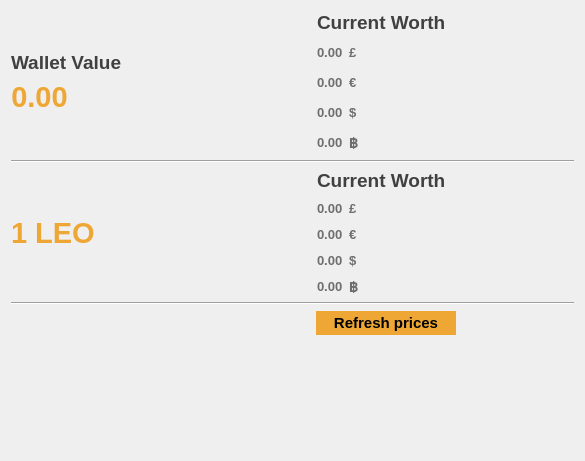
<?xml version="1.0" encoding="UTF-8"?>
<ui version="4.0">
 <class>MarketData</class>
 <widget class="QWidget" name="MarketData">
  <property name="geometry">
   <rect>
    <x>0</x>
    <y>0</y>
    <width>585</width>
    <height>461</height>
   </rect>
  </property>
  <property name="font">
   <font>
    <pointsize>11</pointsize>
   </font>
  </property>
  <property name="windowTitle">
   <string>Form</string>
  </property>
  <layout class="QVBoxLayout" name="verticalLayout_5">
   <item>
    <layout class="QHBoxLayout" name="horizontalLayoutBalance">
     <item>
      <layout class="QVBoxLayout" name="currentBalance">
       <item>
        <spacer name="verticalSpacer_5">
         <property name="orientation">
          <enum>Qt::Vertical</enum>
         </property>
         <property name="sizeHint" stdset="0">
          <size>
           <width>20</width>
           <height>40</height>
          </size>
         </property>
        </spacer>
       </item>
       <item>
        <widget class="QLabel" name="label_9">
         <property name="font">
          <font>
           <pointsize>14</pointsize>
           <weight>75</weight>
           <bold>true</bold>
          </font>
         </property>
         <property name="styleSheet">
          <string notr="true">color: rgb(65, 64, 65);</string>
         </property>
         <property name="text">
          <string>Wallet Value</string>
         </property>
        </widget>
       </item>
       <item>
        <widget class="QLabel" name="labelBalance">
         <property name="sizePolicy">
          <sizepolicy hsizetype="Fixed" vsizetype="Fixed">
           <horstretch>0</horstretch>
           <verstretch>0</verstretch>
          </sizepolicy>
         </property>
         <property name="font">
          <font>
           <pointsize>22</pointsize>
           <weight>75</weight>
           <bold>true</bold>
          </font>
         </property>
         <property name="styleSheet">
          <string notr="true">color: #eea734;</string>
         </property>
         <property name="text">
          <string>0.00</string>
         </property>
         <property name="alignment">
          <set>Qt::AlignHCenter|Qt::AlignTop</set>
         </property>
        </widget>
       </item>
       <item>
        <spacer name="horizontalSpacer">
         <property name="orientation">
          <enum>Qt::Horizontal</enum>
         </property>
         <property name="sizeType">
          <enum>QSizePolicy::Fixed</enum>
         </property>
         <property name="sizeHint" stdset="0">
          <size>
           <width>300</width>
           <height>0</height>
          </size>
         </property>
        </spacer>
       </item>
       <item>
        <spacer name="verticalSpacer_3">
         <property name="orientation">
          <enum>Qt::Vertical</enum>
         </property>
         <property name="sizeHint" stdset="0">
          <size>
           <width>20</width>
           <height>40</height>
          </size>
         </property>
        </spacer>
       </item>
      </layout>
     </item>
     <item>
      <layout class="QVBoxLayout" name="priceInfoBalance">
       <item>
        <layout class="QHBoxLayout" name="worth">
         <item>
          <widget class="QLabel" name="worthLabel">
           <property name="sizePolicy">
            <sizepolicy hsizetype="Fixed" vsizetype="Fixed">
             <horstretch>0</horstretch>
             <verstretch>0</verstretch>
            </sizepolicy>
           </property>
           <property name="font">
            <font>
             <pointsize>14</pointsize>
             <weight>75</weight>
             <bold>true</bold>
            </font>
           </property>
           <property name="styleSheet">
            <string notr="true">color: rgb(65, 64, 65);</string>
           </property>
           <property name="text">
            <string>Current Worth</string>
           </property>
           <property name="alignment">
            <set>Qt::AlignLeading|Qt::AlignLeft|Qt::AlignTop</set>
           </property>
          </widget>
         </item>
         <item>
          <spacer name="horizontalSpacer_2">
           <property name="orientation">
            <enum>Qt::Horizontal</enum>
           </property>
           <property name="sizeHint" stdset="0">
            <size>
             <width>40</width>
             <height>20</height>
            </size>
           </property>
          </spacer>
         </item>
        </layout>
       </item>
       <item>
        <layout class="QHBoxLayout" name="GBP">
         <item>
          <widget class="QLabel" name="labelGBP">
           <property name="font">
            <font>
             <pointsize>10</pointsize>
             <weight>75</weight>
             <bold>true</bold>
            </font>
           </property>
           <property name="styleSheet">
            <string notr="true">color: #6E6E6E</string>
           </property>
           <property name="text">
            <string>0.00</string>
           </property>
          </widget>
         </item>
         <item>
          <widget class="QLabel" name="label_2">
           <property name="font">
            <font>
             <pointsize>10</pointsize>
             <weight>75</weight>
             <bold>true</bold>
            </font>
           </property>
           <property name="styleSheet">
            <string notr="true">color: #6E6E6E</string>
           </property>
           <property name="text">
            <string>£</string>
           </property>
          </widget>
         </item>
         <item>
          <spacer name="horizontalSpacer_3">
           <property name="orientation">
            <enum>Qt::Horizontal</enum>
           </property>
           <property name="sizeHint" stdset="0">
            <size>
             <width>40</width>
             <height>20</height>
            </size>
           </property>
          </spacer>
         </item>
        </layout>
       </item>
       <item>
        <layout class="QHBoxLayout" name="EUR">
         <item>
          <widget class="QLabel" name="labelEUR">
           <property name="font">
            <font>
             <pointsize>10</pointsize>
             <weight>75</weight>
             <bold>true</bold>
            </font>
           </property>
           <property name="styleSheet">
            <string notr="true">color: #6E6E6E</string>
           </property>
           <property name="text">
            <string>0.00</string>
           </property>
          </widget>
         </item>
         <item>
          <widget class="QLabel" name="label_3">
           <property name="font">
            <font>
             <pointsize>10</pointsize>
             <weight>75</weight>
             <bold>true</bold>
            </font>
           </property>
           <property name="styleSheet">
            <string notr="true">color: #6E6E6E</string>
           </property>
           <property name="text">
            <string>€</string>
           </property>
          </widget>
         </item>
         <item>
          <spacer name="horizontalSpacer_4">
           <property name="orientation">
            <enum>Qt::Horizontal</enum>
           </property>
           <property name="sizeHint" stdset="0">
            <size>
             <width>40</width>
             <height>20</height>
            </size>
           </property>
          </spacer>
         </item>
        </layout>
       </item>
       <item>
        <layout class="QHBoxLayout" name="USD">
         <item>
          <widget class="QLabel" name="labelUSD">
           <property name="font">
            <font>
             <pointsize>10</pointsize>
             <weight>75</weight>
             <bold>true</bold>
            </font>
           </property>
           <property name="styleSheet">
            <string notr="true">color: #6E6E6E</string>
           </property>
           <property name="text">
            <string>0.00</string>
           </property>
          </widget>
         </item>
         <item>
          <widget class="QLabel" name="label">
           <property name="font">
            <font>
             <pointsize>10</pointsize>
             <weight>75</weight>
             <bold>true</bold>
            </font>
           </property>
           <property name="styleSheet">
            <string notr="true">color: #6E6E6E</string>
           </property>
           <property name="text">
            <string>$</string>
           </property>
          </widget>
         </item>
         <item>
          <spacer name="horizontalSpacer_12">
           <property name="orientation">
            <enum>Qt::Horizontal</enum>
           </property>
           <property name="sizeHint" stdset="0">
            <size>
             <width>40</width>
             <height>20</height>
            </size>
           </property>
          </spacer>
         </item>
        </layout>
       </item>
       <item>
        <layout class="QHBoxLayout" name="BTC">
         <item>
          <widget class="QLabel" name="labelBTC">
           <property name="font">
            <font>
             <pointsize>10</pointsize>
             <weight>75</weight>
             <bold>true</bold>
            </font>
           </property>
           <property name="styleSheet">
            <string notr="true">color: #6E6E6E</string>
           </property>
           <property name="text">
            <string>0.00</string>
           </property>
          </widget>
         </item>
         <item>
          <widget class="QLabel" name="label_4">
           <property name="font">
            <font>
             <pointsize>10</pointsize>
             <weight>75</weight>
             <bold>true</bold>
            </font>
           </property>
           <property name="styleSheet">
            <string notr="true">color: #6E6E6E</string>
           </property>
           <property name="text">
            <string>฿</string>
           </property>
          </widget>
         </item>
         <item>
          <spacer name="horizontalSpacer_5">
           <property name="orientation">
            <enum>Qt::Horizontal</enum>
           </property>
           <property name="sizeHint" stdset="0">
            <size>
             <width>40</width>
             <height>20</height>
            </size>
           </property>
          </spacer>
         </item>
        </layout>
       </item>
      </layout>
     </item>
    </layout>
   </item>
   <item>
    <widget class="Line" name="line">
     <property name="orientation">
      <enum>Qt::Horizontal</enum>
     </property>
    </widget>
   </item>
   <item>
    <layout class="QHBoxLayout" name="horizontalLayoutOne">
     <item>
      <layout class="QVBoxLayout" name="verticalLayoutOne">
       <item>
        <spacer name="verticalSpacer_2">
         <property name="orientation">
          <enum>Qt::Vertical</enum>
         </property>
         <property name="sizeHint" stdset="0">
          <size>
           <width>20</width>
           <height>40</height>
          </size>
         </property>
        </spacer>
       </item>
       <item>
        <widget class="QLabel" name="LEO">
         <property name="font">
          <font>
           <pointsize>22</pointsize>
           <weight>75</weight>
           <bold>true</bold>
          </font>
         </property>
         <property name="styleSheet">
          <string notr="true">color: #eea734;</string>
         </property>
         <property name="text">
          <string>1 LEO</string>
         </property>
        </widget>
       </item>
       <item>
        <spacer name="horizontalSpacer_10">
         <property name="orientation">
          <enum>Qt::Horizontal</enum>
         </property>
         <property name="sizeType">
          <enum>QSizePolicy::Fixed</enum>
         </property>
         <property name="sizeHint" stdset="0">
          <size>
           <width>300</width>
           <height>0</height>
          </size>
         </property>
        </spacer>
       </item>
       <item>
        <spacer name="verticalSpacer_4">
         <property name="orientation">
          <enum>Qt::Vertical</enum>
         </property>
         <property name="sizeHint" stdset="0">
          <size>
           <width>20</width>
           <height>40</height>
          </size>
         </property>
        </spacer>
       </item>
      </layout>
     </item>
     <item>
      <layout class="QVBoxLayout" name="verticalLayoutOneWorth">
       <item>
        <widget class="QLabel" name="oneWorth">
         <property name="font">
          <font>
           <pointsize>14</pointsize>
           <weight>75</weight>
           <bold>true</bold>
          </font>
         </property>
         <property name="styleSheet">
          <string notr="true">color: rgb(65, 64, 65);</string>
         </property>
         <property name="text">
          <string>Current Worth</string>
         </property>
        </widget>
       </item>
       <item>
        <layout class="QHBoxLayout" name="GPB1">
         <item>
          <widget class="QLabel" name="labelGBP1">
           <property name="font">
            <font>
             <pointsize>10</pointsize>
             <weight>75</weight>
             <bold>true</bold>
            </font>
           </property>
           <property name="styleSheet">
            <string notr="true">color: #6E6E6E</string>
           </property>
           <property name="text">
            <string>0.00</string>
           </property>
          </widget>
         </item>
         <item>
          <widget class="QLabel" name="label_5">
           <property name="font">
            <font>
             <pointsize>10</pointsize>
             <weight>75</weight>
             <bold>true</bold>
            </font>
           </property>
           <property name="styleSheet">
            <string notr="true">color: #6E6E6E</string>
           </property>
           <property name="text">
            <string>£</string>
           </property>
          </widget>
         </item>
         <item>
          <spacer name="horizontalSpacer_6">
           <property name="orientation">
            <enum>Qt::Horizontal</enum>
           </property>
           <property name="sizeHint" stdset="0">
            <size>
             <width>40</width>
             <height>20</height>
            </size>
           </property>
          </spacer>
         </item>
        </layout>
       </item>
       <item>
        <layout class="QHBoxLayout" name="EUR1">
         <item>
          <widget class="QLabel" name="labelEUR1">
           <property name="font">
            <font>
             <pointsize>10</pointsize>
             <weight>75</weight>
             <bold>true</bold>
            </font>
           </property>
           <property name="styleSheet">
            <string notr="true">color: #6E6E6E</string>
           </property>
           <property name="text">
            <string>0.00</string>
           </property>
          </widget>
         </item>
         <item>
          <widget class="QLabel" name="label_6">
           <property name="font">
            <font>
             <pointsize>10</pointsize>
             <weight>75</weight>
             <bold>true</bold>
            </font>
           </property>
           <property name="styleSheet">
            <string notr="true">color: #6E6E6E</string>
           </property>
           <property name="text">
            <string>€</string>
           </property>
          </widget>
         </item>
         <item>
          <spacer name="horizontalSpacer_7">
           <property name="orientation">
            <enum>Qt::Horizontal</enum>
           </property>
           <property name="sizeHint" stdset="0">
            <size>
             <width>40</width>
             <height>20</height>
            </size>
           </property>
          </spacer>
         </item>
        </layout>
       </item>
       <item>
        <layout class="QHBoxLayout" name="USD1">
         <item>
          <widget class="QLabel" name="labelUSD1">
           <property name="font">
            <font>
             <pointsize>10</pointsize>
             <weight>75</weight>
             <bold>true</bold>
            </font>
           </property>
           <property name="styleSheet">
            <string notr="true">color: #6E6E6E</string>
           </property>
           <property name="text">
            <string>0.00</string>
           </property>
          </widget>
         </item>
         <item>
          <widget class="QLabel" name="label_8">
           <property name="font">
            <font>
             <pointsize>10</pointsize>
             <weight>75</weight>
             <bold>true</bold>
            </font>
           </property>
           <property name="styleSheet">
            <string notr="true">color: #6E6E6E</string>
           </property>
           <property name="text">
            <string>$</string>
           </property>
          </widget>
         </item>
         <item>
          <spacer name="horizontalSpacer_13">
           <property name="orientation">
            <enum>Qt::Horizontal</enum>
           </property>
           <property name="sizeHint" stdset="0">
            <size>
             <width>40</width>
             <height>20</height>
            </size>
           </property>
          </spacer>
         </item>
        </layout>
       </item>
       <item>
        <layout class="QHBoxLayout" name="BTC1">
         <item>
          <widget class="QLabel" name="labelBTC1">
           <property name="font">
            <font>
             <pointsize>10</pointsize>
             <weight>75</weight>
             <bold>true</bold>
            </font>
           </property>
           <property name="styleSheet">
            <string notr="true">color: #6E6E6E</string>
           </property>
           <property name="text">
            <string>0.00</string>
           </property>
          </widget>
         </item>
         <item>
          <widget class="QLabel" name="label_7">
           <property name="font">
            <font>
             <pointsize>10</pointsize>
             <weight>75</weight>
             <bold>true</bold>
            </font>
           </property>
           <property name="styleSheet">
            <string notr="true">color: #6E6E6E</string>
           </property>
           <property name="text">
            <string>฿</string>
           </property>
          </widget>
         </item>
         <item>
          <spacer name="horizontalSpacer_8">
           <property name="orientation">
            <enum>Qt::Horizontal</enum>
           </property>
           <property name="sizeHint" stdset="0">
            <size>
             <width>40</width>
             <height>20</height>
            </size>
           </property>
          </spacer>
         </item>
        </layout>
       </item>
      </layout>
     </item>
    </layout>
   </item>
   <item>
    <widget class="Line" name="line_2">
     <property name="styleSheet">
      <string notr="true">color: rgb(65, 64, 65);
border-color:  rgb(65, 64, 65);</string>
     </property>
     <property name="orientation">
      <enum>Qt::Horizontal</enum>
     </property>
    </widget>
   </item>
   <item>
    <layout class="QHBoxLayout" name="horizontalLayoutButton">
     <item>
      <spacer name="horizontalSpacer_9">
       <property name="orientation">
        <enum>Qt::Horizontal</enum>
       </property>
       <property name="sizeType">
        <enum>QSizePolicy::Fixed</enum>
       </property>
       <property name="sizeHint" stdset="0">
        <size>
         <width>305</width>
         <height>20</height>
        </size>
       </property>
      </spacer>
     </item>
     <item>
      <widget class="QPushButton" name="refreshButton">
       <property name="minimumSize">
        <size>
         <width>140</width>
         <height>24</height>
        </size>
       </property>
       <property name="maximumSize">
        <size>
         <width>200</width>
         <height>16777215</height>
        </size>
       </property>
       <property name="font">
        <font>
         <weight>75</weight>
         <bold>true</bold>
        </font>
       </property>
       <property name="styleSheet">
        <string notr="true">color: black; background-color: #eea734; border: none; text-align: center; min-height: 24px; padding: 0 5 0 5px;</string>
       </property>
       <property name="text">
        <string>Refresh prices</string>
       </property>
      </widget>
     </item>
     <item>
      <spacer name="horizontalSpacer_11">
       <property name="orientation">
        <enum>Qt::Horizontal</enum>
       </property>
       <property name="sizeHint" stdset="0">
        <size>
         <width>40</width>
         <height>20</height>
        </size>
       </property>
      </spacer>
     </item>
    </layout>
   </item>
   <item>
    <spacer name="verticalSpacer">
     <property name="orientation">
      <enum>Qt::Vertical</enum>
     </property>
     <property name="sizeHint" stdset="0">
      <size>
       <width>20</width>
       <height>40</height>
      </size>
     </property>
    </spacer>
   </item>
  </layout>
 </widget>
 <resources/>
 <connections/>
</ui>
